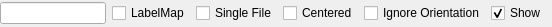
<?xml version="1.0" encoding="UTF-8"?>
<ui version="4.0">
 <class>qCjyxVolumesIOOptionsWidget</class>
 <widget class="qCjyxWidget" name="qCjyxVolumesIOOptionsWidget">
  <property name="geometry">
   <rect>
    <x>0</x>
    <y>0</y>
    <width>552</width>
    <height>27</height>
   </rect>
  </property>
  <property name="windowTitle">
   <string>Volume Options</string>
  </property>
  <layout class="QHBoxLayout" name="horizontalLayout">
   <property name="margin">
    <number>0</number>
   </property>
   <item>
    <widget class="QLineEdit" name="NameLineEdit">
     <property name="sizePolicy">
      <sizepolicy hsizetype="Preferred" vsizetype="Fixed">
       <horstretch>0</horstretch>
       <verstretch>0</verstretch>
      </sizepolicy>
     </property>
    </widget>
   </item>
   <item>
    <widget class="QCheckBox" name="LabelMapCheckBox">
     <property name="text">
      <string>LabelMap</string>
     </property>
     <property name="toolTip">
      <string>Load the volume as a labelmap (each voxel value representing a segmented structure).</string>
     </property>
    </widget>
   </item>
   <item>
    <widget class="QCheckBox" name="SingleFileCheckBox">
     <property name="text">
      <string>Single File</string>
     </property>
     <property name="toolTip">
      <string>Only load the selected file. The application will not attempt to look for similar files that can make up the complete volume.</string>
     </property>
    </widget>
   </item>
   <item>
    <widget class="QCheckBox" name="CenteredCheckBox">
     <property name="text">
      <string>Centered</string>
     </property>
     <property name="toolTip">
      <string>Ignore image position information that is specified in the image header.</string>
     </property>
    </widget>
   </item>
   <item>
    <widget class="QCheckBox" name="OrientationCheckBox">
     <property name="text">
      <string>Ignore Orientation</string>
     </property>
     <property name="toolTip">
      <string>Ignore axis orientation information that is specified in the image header.</string>
     </property>
    </widget>
   </item>
   <item>
    <widget class="QCheckBox" name="ShowCheckBox">
     <property name="text">
      <string>Show</string>
     </property>
     <property name="toolTip">
      <string>Show volume in slice viewers after loading is completed.</string>
     </property>
     <property name="checked">
      <bool>true</bool>
     </property>
    </widget>
   </item>
   <item>
    <widget class="qMRMLColorTableComboBox" name="ColorTableComboBox">
     <property name="enabled">
      <bool>true</bool>
     </property>
     <property name="addEnabled">
      <bool>false</bool>
     </property>
     <property name="removeEnabled">
      <bool>false</bool>
     </property>
     <property name="toolTip">
      <string>Color table node used to display this volume.</string>
     </property>
    </widget>
   </item>
  </layout>
 </widget>
 <customwidgets>
  <customwidget>
   <class>qMRMLColorTableComboBox</class>
   <extends>qMRMLNodeComboBox</extends>
   <header>qMRMLColorTableComboBox.h</header>
  </customwidget>
  <customwidget>
   <class>qMRMLNodeComboBox</class>
   <extends>QWidget</extends>
   <header>qMRMLNodeComboBox.h</header>
  </customwidget>
  <customwidget>
   <class>qCjyxWidget</class>
   <extends>QWidget</extends>
   <header>qCjyxWidget.h</header>
   <container>1</container>
  </customwidget>
 </customwidgets>
 <resources/>
 <connections>
  <connection>
   <sender>qCjyxVolumesIOOptionsWidget</sender>
   <signal>mrmlSceneChanged(vtkMRMLScene*)</signal>
   <receiver>ColorTableComboBox</receiver>
   <slot>setMRMLScene(vtkMRMLScene*)</slot>
  </connection>
 </connections>
</ui>
